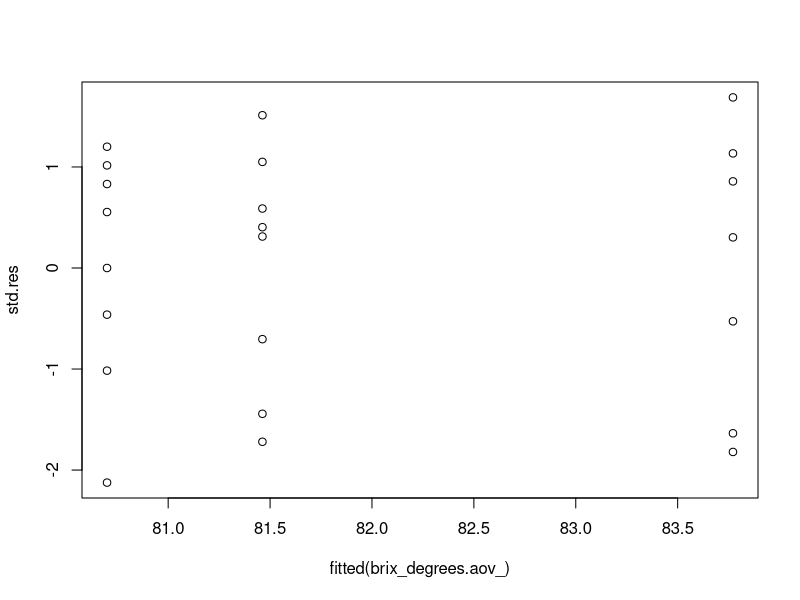

R code for this plot: (Note: this script raises an error after producing the figure.)
# 1.

Location_A <- c(81.6, 81.3, 82, 79.6, 78.4, 81.8, 80.2, 80.7)

Location_B <- c(81.8, 84.7, 82, 85.6, 79.9, 83.2, 84.1, 85)

Location_C <- c(82.1, 79.6, 83.1, 80.7, 81.8, 79.9, 82.6, 81.9)

data <- c(Location_A, Location_B, Location_C)

l <- rep(c("A", "B", "C"), c(8, 8, 8))

location <- factor(l)

# brix_degrees <- data.frame(data, location)

brix_degrees_ <- data.frame(data[-13], location[-13])

# attach(brix_degrees)
attach(brix_degrees_)

# brix_degrees.aov <- aov(data ~ location, data = brix_degrees)
# summary(brix_degrees.aov)

names(brix_degrees_)<-c("new.data","new.location")

brix_degrees.aov_ <- aov(new.data ~ new.location, data = brix_degrees_)
summary(brix_degrees.aov_)

# i. 

# SHatSquared <- var(brix_degrees$data)

est.stdev <- sqrt(1.759 * (1-(1/3))) 
std.res <- residuals(brix_degrees.aov_)/est.stdev
plot(fitted(brix_degrees.aov_), std.res)

# ii. 

library(MASS)
plot(fitted(brix_degrees.aov), stdres(brix_degrees.aov))

library(MASS)
plot(fitted(brix_degrees.aov_), stdres(brix_degrees.aov_))

# In the plot it is apparent that the dispersion of the 
# standardized residuals increases with an increase of the
# fitted values.

# This would suggest that there is evidence to suggest that in 
# this case there is a tendency for the error variance to 
# increase with treatment mean.

# iii.

summary(stdres(brix_degrees.aov))

hist(stdres(brix_degrees.aov), breaks=seq(-2.5, 2, by = 0.5))
qqnorm(stdres(brix_degrees.aov))
qqline(stdres(brix_degrees.aov))

summary(stdres(brix_degrees.aov_))

hist(stdres(brix_degrees.aov_), breaks=seq(-2.5, 2, by = 0.5))
qqnorm(stdres(brix_degrees.aov_))
qqline(stdres(brix_degrees.aov_))

stdres(brix_degrees.aov_)

# The largest standardized residual in absolute value is 2.39.
# which is large and therefore could potentially be seen as an
# outlier.

# abs(min(stdres(brix_degrees.aov)))

# From the histogram it is apparent that the residuals are 
# negatively skewed. 

# From the QQ-Plot there is some departure from normality at the
# top of the line.

# iv

min(brix_degrees$data)

max(brix_degrees$data)

Location_A <- c(81.6, 81.3, 82, 79.6, 78.4, 81.8, 80.2, 80.7)

Location_B <- c(81.8, 84.7, 82, 85.6, 79.9, 83.2, 84.1, 85)

m <- mean(Location_B)

Location_B <- c(81.8, 84.7, 82, m, 79.9, 83.2, 84.1, 85)

Location_C <- c(82.1, 79.6, 83.1, 80.7, 81.8, 79.9, 82.6, 81.9)

data <- c(Location_A, Location_B, Location_C)

l <- rep(c("A", "B", "C"), c(8, 8, 8))

location <- factor(l)

brix_degrees <- data.frame(data, location)

attach(brix_degrees)

brix_degrees.aov <- aov(data ~ location, data = brix_degrees)
summary(brix_degrees.aov)

SHatSquared <- var(brix_degrees$data)

est.stdev <- sqrt(SHatSquared * (1-(1/3))) 
std.res <- residuals(brix_degrees.aov)/est.stdev
plot(fitted(brix_degrees.aov), std.res)

library(MASS)
plot(fitted(brix_degrees.aov), stdres(brix_degrees.aov))

summary(stdres(brix_degrees.aov))

hist(stdres(brix_degrees.aov), breaks=seq(-2.5, 2, by = 0.5))
qqnorm(stdres(brix_degrees.aov))
qqline(stdres(brix_degrees.aov))

# Removing the max data point of 85.6 does't seem to have much of an impact
# on the absolute value of the largest standardized residual which is now
# 2.33 in absolute value.

# 2.

library(MASS)

data <- c(7.1,6.1,6.9,5.6,6.4,
          6.7,5.1,5.9,5.1,5.8,
          7.1,5.8,6.2,5.0,6.2,
          6.7,5.4,5.7,5.2,5.3)            
          
d <- rep(c("A", "B", "C", "D"), 5)      
               
drug <- factor(d)

rabbit_experiment <- data.frame(data, drug)

rabbit_experiment.aov <- aov(data ~ drug, data = rabbit_experiment)
summary(rabbit_experiment.aov)

SHatSquared <- var(rabbit_experiment$data)

est.stdev <- sqrt(SHatSquared * (1-(1/4))) 
std.res <- residuals(rabbit_experiment.aov)/est.stdev
plot(fitted(rabbit_experiment.aov), std.res)

plot(fitted(rabbit_experiment.aov), stdres(rabbit_experiment.aov))

# From inspection of the plot, there is no 
# evidence to suggest in this case that there
# is any tendency for the error variance to
# to increase with treatment mean.

summary(stdres(rabbit_experiment.aov))

hist(stdres(rabbit_experiment.aov), breaks=seq(-2, 2, by = 0.5))
qqnorm(stdres(rabbit_experiment.aov))
qqline(stdres(rabbit_experiment.aov))          

# The largest standardized residual in absolute value is 1.61
# which is not extreme. Therefore, outliers are not an issue.

abs(min(stdres(brix_degrees.aov)))

# From the histogram it is apparent that the data is
# approximately normally distributed.

# From the QQ-Plot there is some mild departure from normality at the
# top and bottom of the line.            
        
    
    